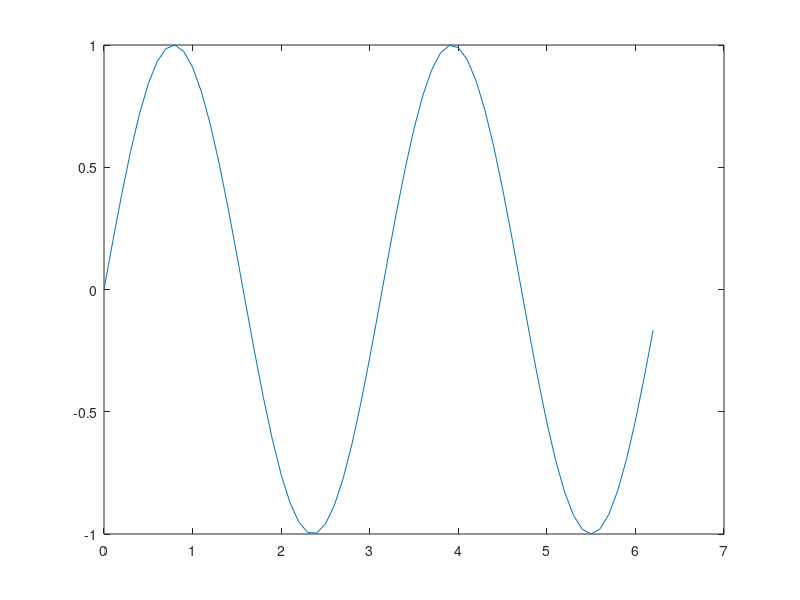

This figure's MATLAB source: (Note: this script raises an error after producing the figure.)
%%t = 1:0.01:2;

t2 = 0:0.1:2*pi;

%%x = sin(2*pi*t);

x2 = sin(2*t2);


figure
plot(t2,x2)
%%w_noise = wgn(1,101,-20);

w_noise2 = wgn(1,length(t2),-20)*10;

w_noise = w_noise*10;


hold on
% % % % plot(t,(x+w_noise))
% % % % legend('Sine Wave','Sine Wave with Noise')

y2 = x2+w_noise2;